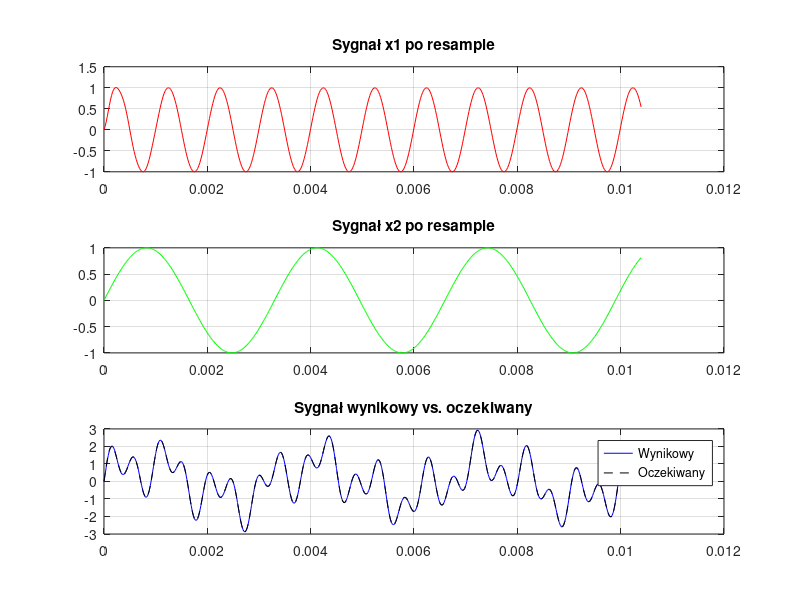
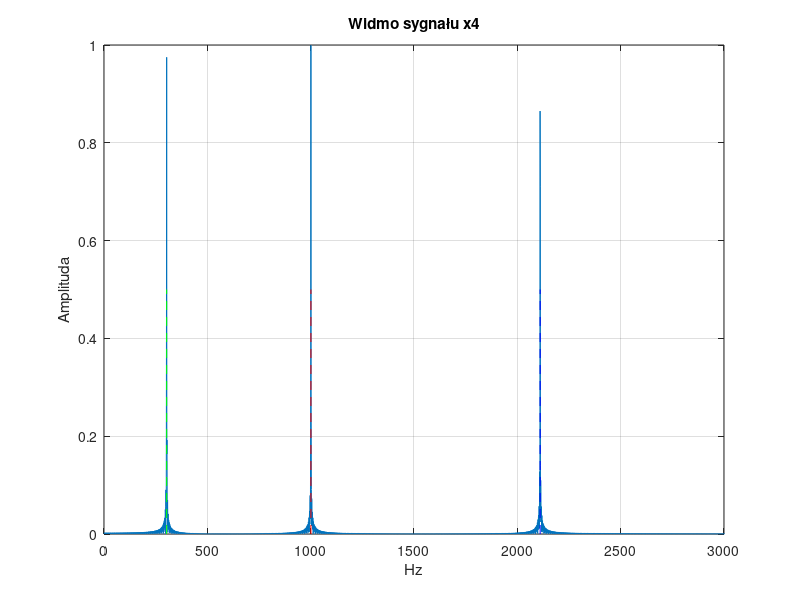

Reproduce these figures in MATLAB, in order.
clear all; close all; clc;

%% 1. Parametry sygnałów
fs_target = 48000; % Docelowa częstotliwość próbkowania
t = 1; % Czas trwania sygnału

% Częstotliwości i próbkowania sygnałów
f1 = 1001.2; fs1 = 8000;
f2 = 303.1;  fs2 = 32000;
f3 = 2110.4; fs3 = 48000;

%% 2. Generacja sygnałów sinusoidalnych
t1 = (0:1/fs1:t-1/fs1)'; x1 = sin(2*pi*f1*t1);
t2 = (0:1/fs2:t-1/fs2)'; x2 = sin(2*pi*f2*t2);
t3 = (0:1/fs3:t-1/fs3)'; x3 = sin(2*pi*f3*t3);
t_target = (0:1/fs_target:t-1/fs_target)';
x4_expected = sin(2*pi*f1*t_target) + sin(2*pi*f2*t_target) + sin(2*pi*f3*t_target);

%% 3. Repróbkowanie metodą resample
[p1, q1] = rat(fs_target/fs1);
[p2, q2] = rat(fs_target/fs2);
x1_resampled = resample(x1, p1, q1);
x2_resampled = resample(x2, p2, q2);
x3_resampled = x3;

% Dopasowanie długości
min_len = min([length(x1_resampled), length(x2_resampled), length(x3_resampled)]);
x1_resampled = x1_resampled(1:min_len);
x2_resampled = x2_resampled(1:min_len);
x3_resampled = x3_resampled(1:min_len);
x4_resampled = x1_resampled + x2_resampled + x3_resampled;
x4_expected = x4_expected(1:min_len);

%% 4. Obliczenie błędu MSE
mse = mean((x4_resampled - x4_expected).^2);
fprintf('MSE między sygnałem wynikowym a oczekiwanym: %.10e\n', mse);

%% 5. Wykresy porównawcze
samples_to_show = 500;

figure('Name', 'Porównanie repróbkowanych sygnałów', 'Position', [100, 100, 900, 700]);
subplot(3,1,1);
plot(t_target(1:samples_to_show), x1_resampled(1:samples_to_show), 'r');
title('Sygnał x1 po resample'); grid on;

subplot(3,1,2);
plot(t_target(1:samples_to_show), x2_resampled(1:samples_to_show), 'g');
title('Sygnał x2 po resample'); grid on;

subplot(3,1,3);
plot(t_target(1:samples_to_show), x4_resampled(1:samples_to_show), 'b', ...
     t_target(1:samples_to_show), x4_expected(1:samples_to_show), 'k--');
title('Sygnał wynikowy vs. oczekiwany'); legend('Wynikowy', 'Oczekiwany'); grid on;

%% 6. Analiza widmowa
figure('Name', 'Widmo sygnału wynikowego', 'Position', [100, 100, 900, 500]);
NFFT = 2^nextpow2(length(x4_resampled));
X4 = fft(x4_resampled, NFFT) / length(x4_resampled);
f = fs_target/2 * linspace(0, 1, NFFT/2+1);
plot(f, 2*abs(X4(1:NFFT/2+1)));
title('Widmo sygnału x4'); xlabel('Hz'); ylabel('Amplituda'); grid on; xlim([0, 3000]);
hold on;
line([f1 f1], [0 0.5], 'Color', 'r', 'LineStyle', '--');
line([f2 f2], [0 0.5], 'Color', 'g', 'LineStyle', '--');
line([f3 f3], [0 0.5], 'Color', 'b', 'LineStyle', '--');

%% 7. Odsłuch
x4_play = x4_resampled / max(abs(x4_resampled));
sound(x4_play, fs_target);
pause();

%% 8. Miksowanie plików WAV
try
    [wav1, fs_wav1] = audioread('x1.wav');
    [wav2, fs_wav2] = audioread('x2.wav');
    if size(wav1,2) > 1, wav1 = mean(wav1,2); end
    if size(wav2,2) > 1, wav2 = mean(wav2,2); end

    [p1, q1] = rat(fs_target/fs_wav1);
    [p2, q2] = rat(fs_target/fs_wav2);
    wav1 = resample(wav1, p1, q1);
    wav2 = resample(wav2, p2, q2);

    min_wav_len = min(length(wav1), length(wav2));
    wav_mixed = wav1(1:min_wav_len) + wav2(1:min_wav_len);
    wav_mixed = wav_mixed / max(abs(wav_mixed));

    audiowrite('mixed_48kHz.wav', wav_mixed, fs_target);
    sound(wav_mixed, fs_target);
    pause();
catch
    warning('Nie znaleziono plików x1.wav lub x2.wav.');
end
